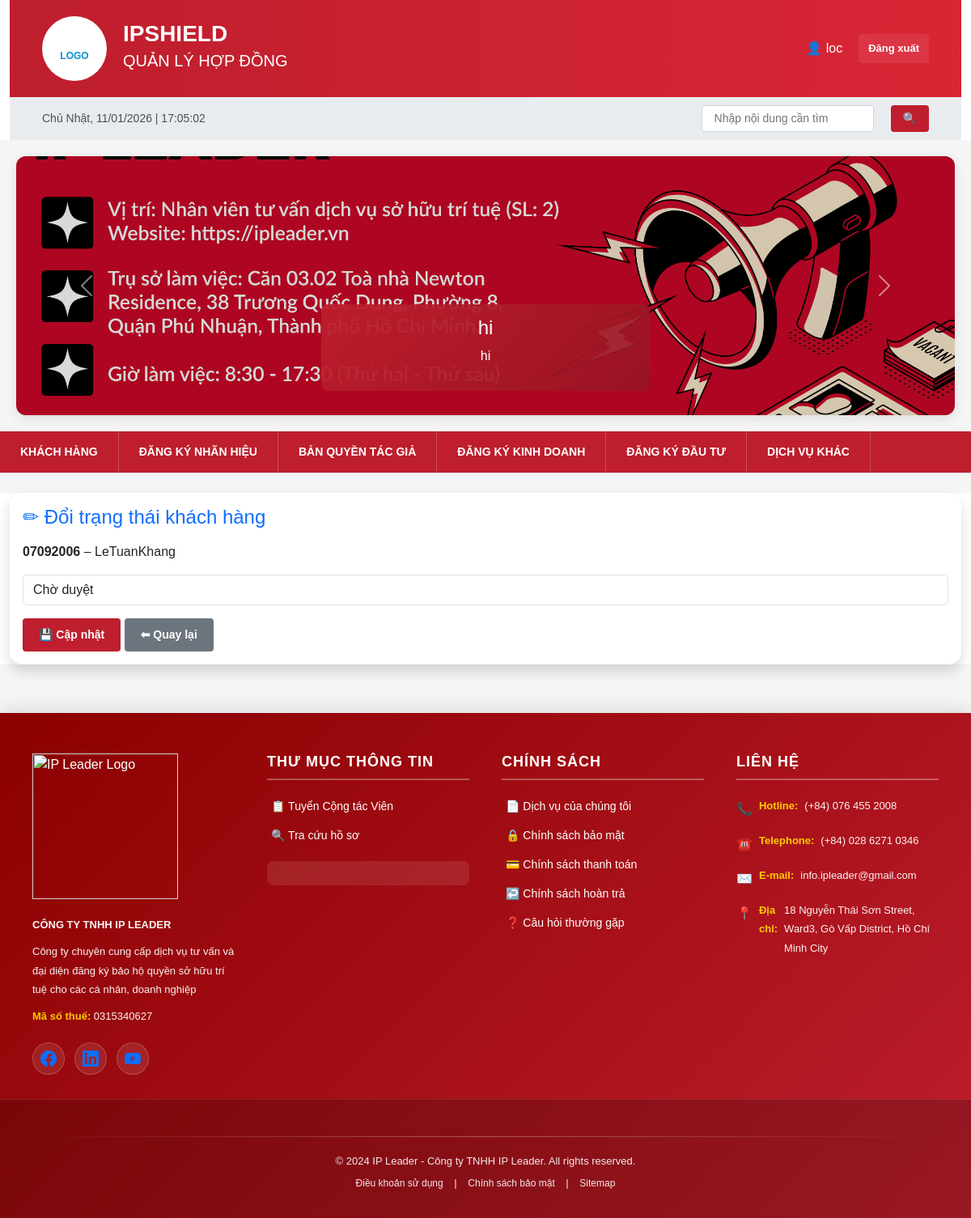
/14/change-status/ (signed in), run on an earlier commit of the app's database.
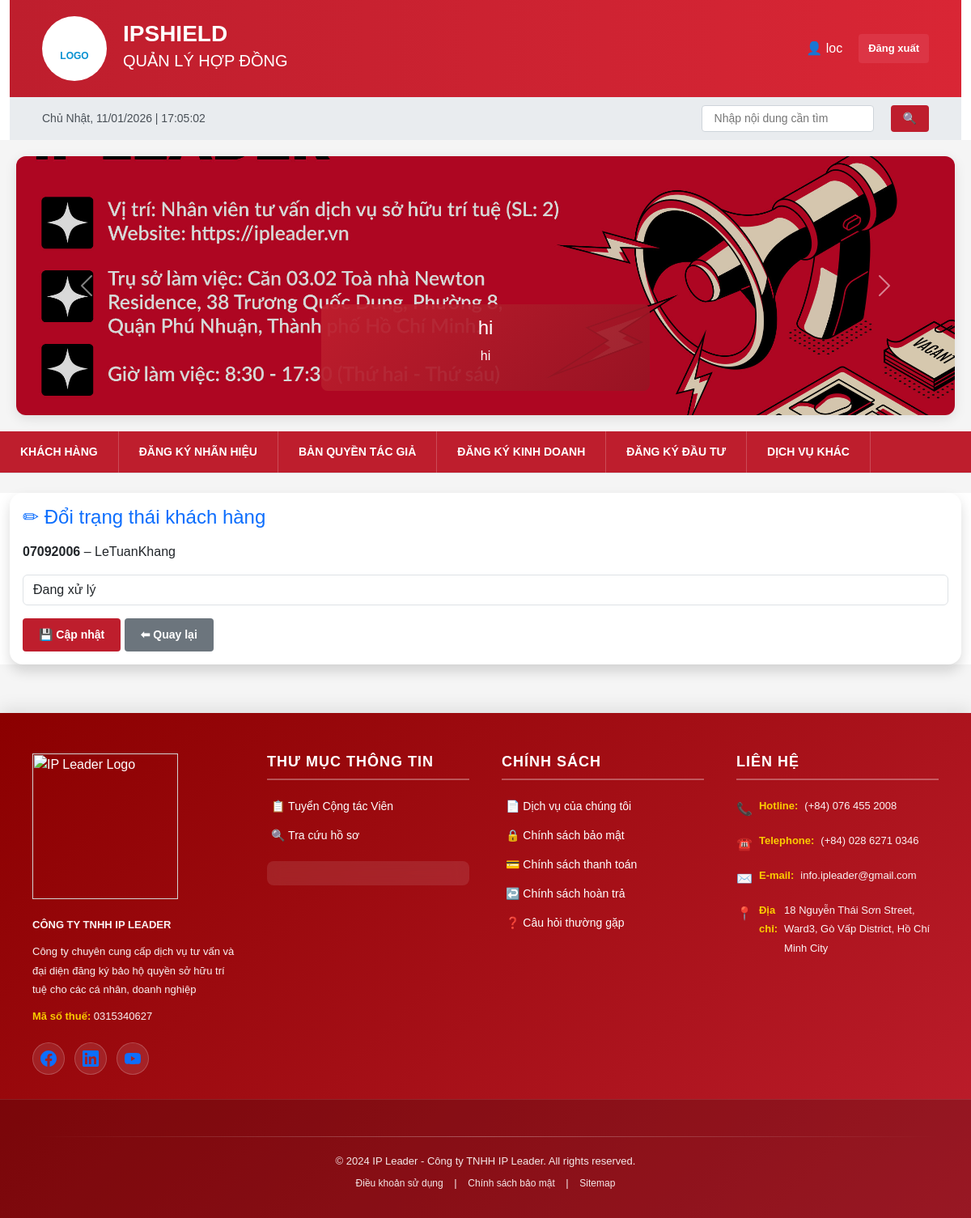
And on a later commit of the database.
### ipshieldapp/models.py (models this page shows, shortened)
class Customer(models.Model):
    CUSTOMER_TYPE_CHOICES = (
        ('personal', 'Cá nhân'),
        ('company', 'Doanh nghiệp'),
    )
    CUSTOMER_STATUS_CHOICES = (
        ('approved', 'Chờ duyệt'),
        ('pending', 'Đang xử lý'),
        ('completed', 'Hoàn tất'),
    )
    customer_type = models.CharField(
        max_length=20,
        choices=CUSTOMER_TYPE_CHOICES,
        default='personal',
        verbose_name='Loại khách hàng'
    )
    status = models.CharField(
        max_length=20,
        choices=CUSTOMER_STATUS_CHOICES,
        default='approved',
        verbose_name='Trạng thái'
    )
    customer_code = models.CharField(
        max_length=50,
        unique=True,
        verbose_name='Mã khách hàng'
    )
    name = models.CharField(
        max_length=255,
        verbose_name='Tên khách hàng'
    )
    address = models.CharField(
        max_length=255,
        verbose_name='Địa chỉ'
    )
    phone = models.CharField(
        max_length=20,
        validators=[phone_validator],
        verbose_name='Số điện thoại'
    )
    email = models.EmailField(
        verbose_name='Email'
    )
    cccd = models.CharField(
        max_length=20,
        validators=[number_validator],
        blank=True,
        null=True,
        verbose_name='Số CCCD'
    )
    tax_code = models.CharField(
        max_length=20,
        validators=[number_validator],
        blank=True,
        null=True,
        verbose_name='Mã số thuế'
    )
    manager = models.CharField(
        max_length=255,
        verbose_name='Người phụ trách'
    )
    position = models.CharField(
        max_length=100,
        verbose_name='Chức danh'
    )
    note = models.TextField(
        blank=True,
        null=True,
        verbose_name='Ghi chú'
    )
    created_at = models.DateTimeField(
        auto_now_add=True,
        verbose_name='Ngày tạo'
    )
    class Meta:
        verbose_name = 'Khách hàng'
        verbose_name_plural = 'Khách hàng'

### ipshieldapp/views.py (the view)
# urls.py: path('<int:pk>/change-status/', views.customer_change_status, name='customer_change_status'),
def customer_change_status(request, pk):
    customer = get_object_or_404(Customer, pk=pk)
    if request.method == 'POST':
        form = CustomerStatusForm(request.POST, instance=customer)
        if form.is_valid():
            form.save()
            messages.success(request, "✅ Cập nhật trạng thái thành công!")
            return redirect('customer_detail', id=customer.id)
    else:
        form = CustomerStatusForm(instance=customer)
    return render(request, 'customer_change_status.html', {
        'customer': customer,
        'form': form
    })

### ipshieldapp/forms.py
class CustomerStatusForm(forms.ModelForm):
    class Meta:
        model = Customer
        fields = ['status']
        labels = {
            'status': 'Trạng thái khách hàng',
        }
        widgets = {
            'status': forms.Select(attrs={'class': 'form-control'}),
        }

### ipshieldapp/context_processors.py (called while the page is built)
def global_sliders(request):
    return {
        'sliders': Slider.objects.filter(is_active=True)
    }

### templates/customer_change_status.html (shortened to what this page needs)
{% extends 'base.html' %}
{% block body_block %}
<div class="container mt-4">
    <div class="card shadow border-0 rounded-4">
        <div class="card-body">
            <h4 class="text-primary mb-3">✏ Đổi trạng thái khách hàng</h4>
            <p>
                <strong>{{ customer.customer_code }}</strong> – {{ customer.name }}
            </p>
            <form method="post">
                {{ form.status }}
                <div class="mt-3">
                    <button class="btn btn-primary">💾 Cập nhật</button>
                    <a href="{% url 'customer_detail' customer.id %}" class="btn btn-secondary">
                        ⬅ Quay lại
                    </a>
                </div>
            </form>
        </div>
    </div>
</div>
{% endblock %}

What changed in the data, as far as the page shows it:
changed Customer "LeTuanKhang": status "Chờ duyệt" → "Đang xử lý"
